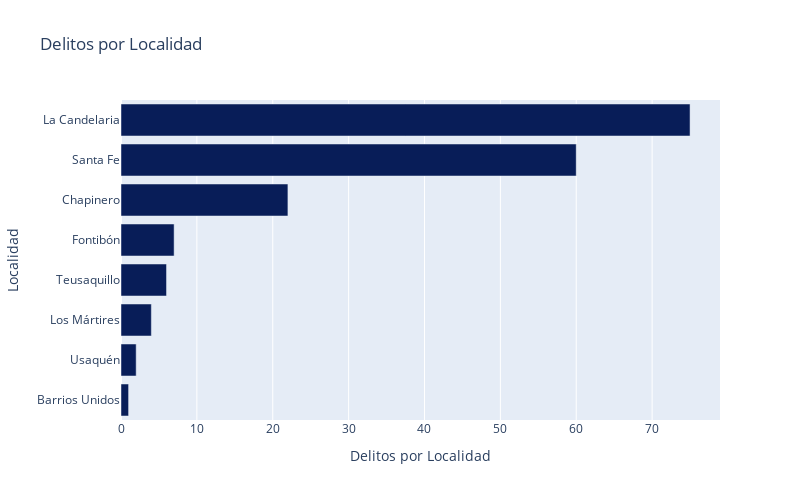

Source (notebook cell):
### Code cell
loc_crimes_df = crimesbyloc(df_crimes).sort_values(by='FRECUENCIA', ascending=False)#.head(5)
fig = px.bar(loc_crimes_df, x='FRECUENCIA', 
             y='Localidad', 
             title='Delitos por Localidad',
             labels={'FRECUENCIA':'Delitos por Localidad'},
             color_discrete_sequence=px.colors.sequential.YlGnBu_r,
             width=800, 
             height=500)
fig.update_yaxes(categoryorder='total ascending')
fig.show()

### Figure 1 — Plotly figure (JSON) as saved in the notebook; plotly's stock layout.template omitted (floating-point values rounded to 4 significant figures)
{"data": [{"alignmentgroup": "True", "hovertemplate": "Delitos por Localidad=%{x}<br>Localidad=%{y}<extra></extra>", "legendgroup": "", "marker": {"color": "rgb(8,29,88)", "pattern": {"shape": ""}}, "name": "", "offsetgroup": "", "orientation": "h", "showlegend": false, "textposition": "auto", "type": "bar", "x": [75, 60, 22, 7, 6, 4, 2, 1], "xaxis": "x", "y": ["La Candelaria", "Santa Fe", "Chapinero", "Fontibón", "Teusaquillo", "Los Mártires", "Usaquén", "Barrios Unidos"], "yaxis": "y"}], "layout": {"barmode": "relative", "height": 500, "legend": {"tracegroupgap": 0}, "title": {"text": "Delitos por Localidad"}, "width": 800, "xaxis": {"anchor": "y", "domain": [0, 1], "title": {"text": "Delitos por Localidad"}}, "yaxis": {"anchor": "x", "categoryorder": "total ascending", "domain": [0, 1], "title": {"text": "Localidad"}}}}
